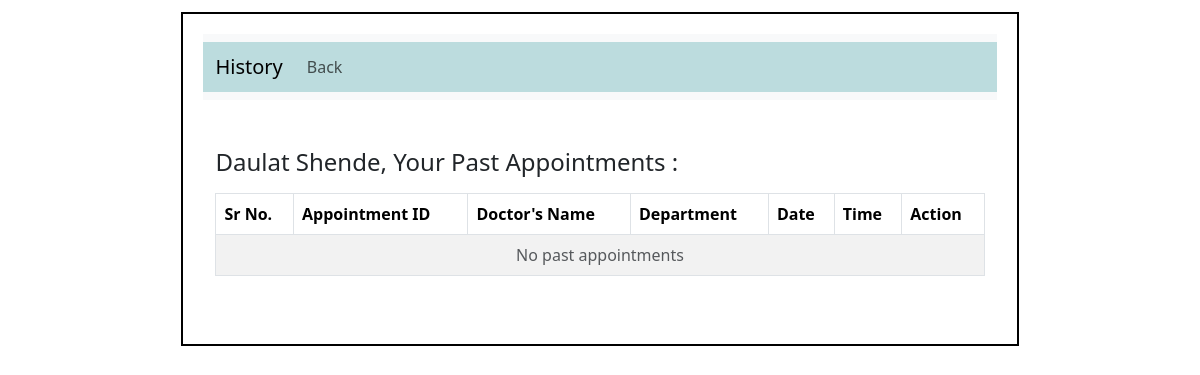
The page /patient/5/past_appointments on the database as committed earlier.
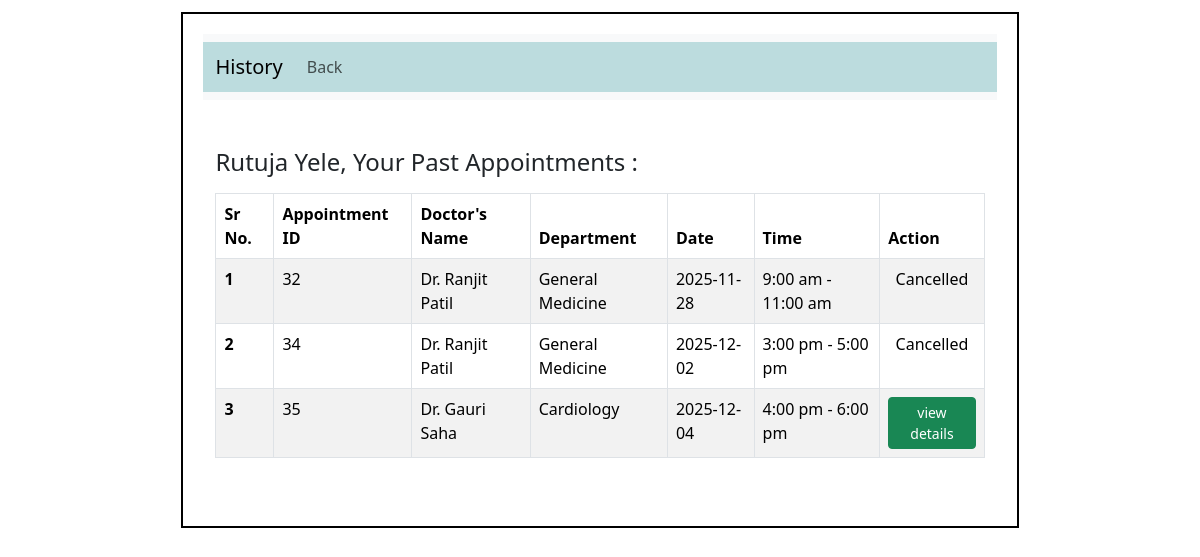
The same page on the database as committed later.
### application/models.py (models this page shows)
class Patient(db.Model):
    __tablename__ = "Patient"
    patient_id = db.Column(db.Integer, primary_key=True)
    name = db.Column(db.String(), nullable=False)
    phone = db.Column(db.String())
    age = db.Column(db.Integer)
    gender = db.Column(db.String())
    email = db.Column(db.String(), unique=True)
    username = db.Column(db.String(), unique=True, nullable=False)
    password = db.Column(db.String(), nullable=False)
    address = db.Column(db.String())
    patient_type = db.Column(db.String(), default='OPD')  # OPD/IPD
    status = db.Column(db.String(), default='Active')
    consultant = db.Column(db.Integer, db.ForeignKey('Doctor.doctor_id'))  #foreignkey
    appointments = db.relationship('Appointment', backref='patient', lazy=True)  # relationship
    treatment = db.relationship('Treatment', backref='patient', lazy=True) #realtionship

class Appointment(db.Model):
    __tablename__ = "Appointment"
    appointment_id = db.Column(db.Integer, primary_key=True)
    date = db.Column(db.String() , nullable=False)
    time = db.Column(db.String(), nullable=False)
    status = db.Column(db.String(), default='Upcoming', nullable=False)
    doctor_id = db.Column(db.Integer, db.ForeignKey('Doctor.doctor_id'))   #foreignkey
    patient_id = db.Column(db.Integer, db.ForeignKey('Patient.patient_id'))  #foreignkey

class Doctor(db.Model):
    __tablename__ = "Doctor"
    doctor_id = db.Column(db.Integer, primary_key=True)
    name = db.Column(db.String(), nullable = False)
    phone = db.Column(db.String(), nullable = False)
    age = db.Column(db.Integer, nullable = False)
    gender = db.Column(db.String(), nullable = False)
    email = db.Column(db.String(), unique=True, nullable = False)
    username = db.Column(db.String(), unique=True, nullable=False)
    password = db.Column(db.String(), nullable=False)
    appointments = db.relationship('Appointment', backref='doctor', lazy=True)  # relationship
    dept_id= db.Column(db.Integer, db.ForeignKey('Department.department_id'))    #foreignkey
    role = db.Column(db.String())
    info = db.Column(db.String())
    exp_year = db.Column(db.Integer)

class Department(db.Model):
    __tablename__ = "Department"
    department_id = db.Column(db.Integer, primary_key = True)
    department_name = db.Column(db.String(), nullable=False)
    info = db.Column(db.String(), nullable=False)
    doctors = db.relationship('Doctor', backref='dept', lazy=True) #relationship

### application/controllers.py (the view)
@app.route("/patient/<int:pat_id>/past_appointments", methods=['GET'])
def past_appointments(pat_id):
    patient = Patient.query.filter_by(patient_id=pat_id).first()
    appoint = Appointment.query.filter(Appointment.patient_id==patient.patient_id, Appointment.status.in_(["Completed", "Cancelled"])).all()
    return render_template('p_past_appoint.html', patient=patient, appoint=appoint)

### templates/p_past_appoint.html (shortened to what this page needs)
<!DOCTYPE html>
<html lang="en">
    <head>
        <link rel="stylesheet" href="/static/style.css">
        <link href="https://cdn.jsdelivr.net/npm/bootstrap@5.3.8/dist/css/bootstrap.min.css" rel="stylesheet"
>
    </head>
    <body>
        <div id="main">
            <div id="canvas">
                <nav class="navbar navbar-expand-lg bg-body-tertiary">
                    <div id="nav" class="container-fluid">
                        <a class="navbar-brand">History</a>
                        <div class="collapse navbar-collapse" id="navbarSupportedContent">
                            <ul class="navbar-nav me-auto mb-2 mb-lg-0">
                                <li class="nav-item">
                                    <a class="nav-link" href="/patient/{{patient.patient_id}}">Back</a>
                                </li>
                            </ul>
                    </div>
                </nav>
                <div id="content">
                    <div class="container my-5">
                        <div class="d-flex align-items-center mb-3">
                            <h4 class="m-0 me-2">{{patient.name}}, Your Past Appointments : </h4> <br>
                        </div>
                        <table class="table border table-bordered table-striped">
                            <thead>
                                <tr>
                                    <th scope="col">Sr No.</th>
                                    <th scope="col">Appointment ID</th>
                                    <th scope="col">Doctor's Name</th>
                                    <th scope="col">Department</th>
                                    <th scope="col">Date</th>
                                    <th scope="col">Time</th>
                                    <th scope="col">Action</th>
                                </tr>
                            </thead>
                            <tbody>
                                {% set ns = namespace(found=false, count=0) %}
                                {% for a in appoint %}
                                    {% if a %}
                                    {% set ns.count = ns.count + 1 %}
                                    {% set ns.found = true %}
                                    <tr>
                                        <th scope="row">{{ ns.count }}</th>
                                        <!-- {% set dr = a.doctor %}
                                        {% set dept = dr.dept.department_name %} -->
                                        <td>{{ a.appointment_id }}</td>
                                        <td>Dr. {{ a.doctor.name }}</td>
                                        <td>{{ a.doctor.dept.department_name }}</td>
                                        <td>{{ a.date }}</td>
                                        <td>{{ a.time }}</td>
                                        {% if a.status == "Completed" %}
                                        <td class="text-center">
                                            <a href="/view_patient_history/{{a.appointment_id}}" class="btn btn-success btn-sm">view details</a>
                                        </td>
                                        {% elif a.status == "Cancelled" %}
                                            <td class="text-center" > Cancelled</td>
                                        {% endif %}
                                    </tr>
                                    {% endif %}
                                {% endfor %}
                                {% if not ns.found %}
                                <tr>
                                    <td colspan="7" class="text-center text-muted">
                                        No past appointments
                                    </td>
                                </tr>
                                {% endif %}
                            </tbody>
                        </table>
                </div>
            </div>
        </div>
    </body>
</html>

Rows that differ between the two databases and show on the page:
changed Patient: name "Daulat Shende" → "Rutuja Yele"
now on this page (row edited): Appointment: count "1", appointment_id "32", doctor.name "Ranjit Patil", doctor.dept.department_name "General Medicine", date "2025-11-28", time "9:00 am - 11:00 am", status "Cancelled"
added Appointment: count "2", appointment_id "34", doctor.name "Ranjit Patil", doctor.dept.department_name "General Medicine", date "2025-12-02", time "3:00 pm - 5:00 pm", status "Cancelled"
added Appointment: count "3", appointment_id "35", doctor.name "Gauri Saha", doctor.dept.department_name "Cardiology", date "2025-12-04", time "4:00 pm - 6:00 pm"
Other text that changed with them:
text no longer shown: "No past appointments"
